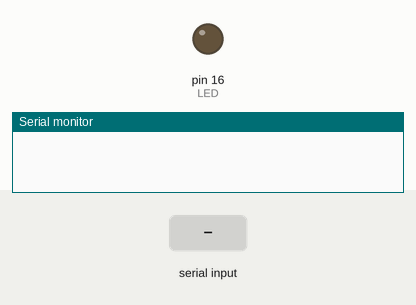
Simulated run of this sketch. Board: Arduino Uno, built with avr-gcc and run on an emulated ATmega328P. On the bench: output pins drawn as LEDs (lit = HIGH), the last lines printed to the serial monitor. The test bench sets the inputs (shaded band).

Above: at 1.2 s.
1.3 s: "LED OFF" received over Serial
At 3.5 s:
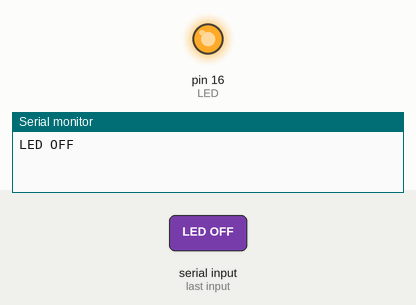
3.8 s: "LED ON" received over Serial
At 5.6 s:
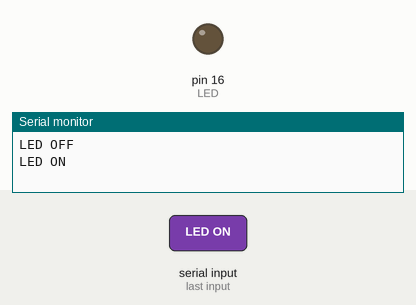
Timing chart, 0 to 7.1 s (numbered marks = the images above; inputs shaded):
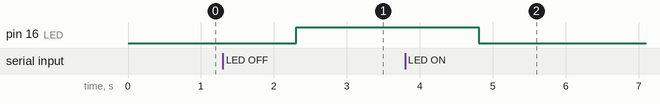

The sketch:

HW1_IoT_TRANSANG.ino
```cpp
#include <String.h>
#define LED 16
#define BUTTON 0
int buttonPushCounter=0;
int buttonState=0;
int lastButtonState=0;
int ledStatus;
String data;
void setup() {
  // put your setup code here, to run once:
 Serial.begin(9600);
 pinMode(LED,OUTPUT);
 pinMode(BUTTON,INPUT);
}
void loop() {
  // put your main code here, to run repeatedly:
   buttonState = digitalRead(BUTTON);

   /*Check string*/
 if(Serial.available()){
  while(Serial.available()){
    data= Serial.readString();
     if(data=="LED ON")
     {
      digitalWrite(LED,LOW);
      Serial.write("LED ON");
      Serial.println();
     }
     else if(data=="LED OFF")
     {
     digitalWrite(LED,HIGH);
     Serial.write("LED OFF");
     Serial.println();
     }
  }
 }

/*Check button */

 if(buttonState != lastButtonState)
  {
   if(buttonState == HIGH)
   {
     buttonPushCounter++;
    // Serial.println("Press");
    }
    else {
     // Serial.println("Release");
     //
     if(buttonPushCounter %2 ==0)
   {
    digitalWrite(LED,HIGH);// cai den bi nguoc
    Serial.println("Off"); // thi den mau xanh tat
    }
    else {
          digitalWrite(LED,LOW);
    Serial.println("On");
      }
      //
      }
   }
   lastButtonState = buttonState;

}
```

Measured:
- after the input at 1.3 s, pin 16 (LED): LOW → HIGH after 1.0 s
- after the input at 3.8 s, pin 16 (LED): HIGH → LOW after 1.0 s
